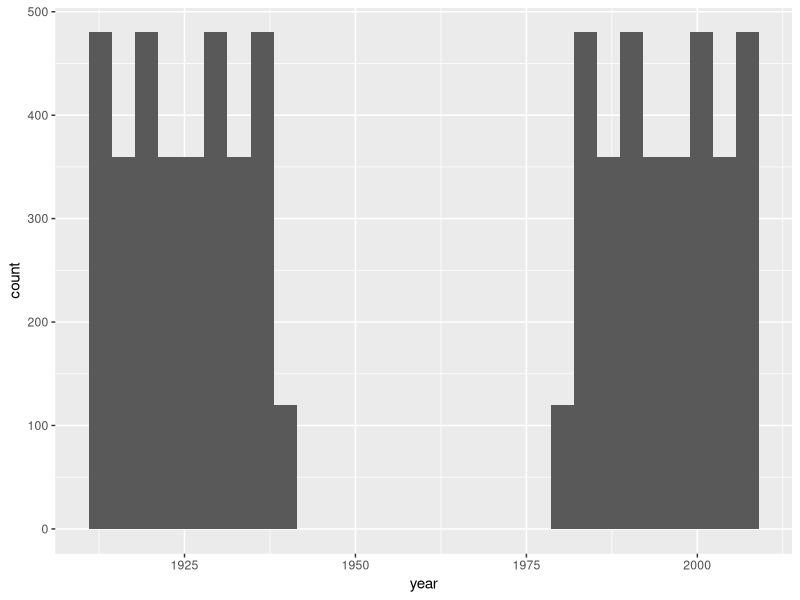
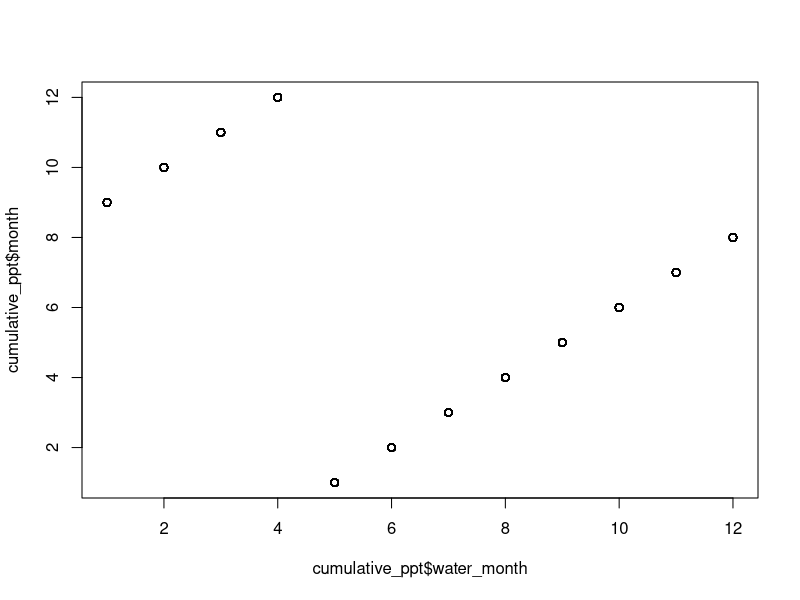
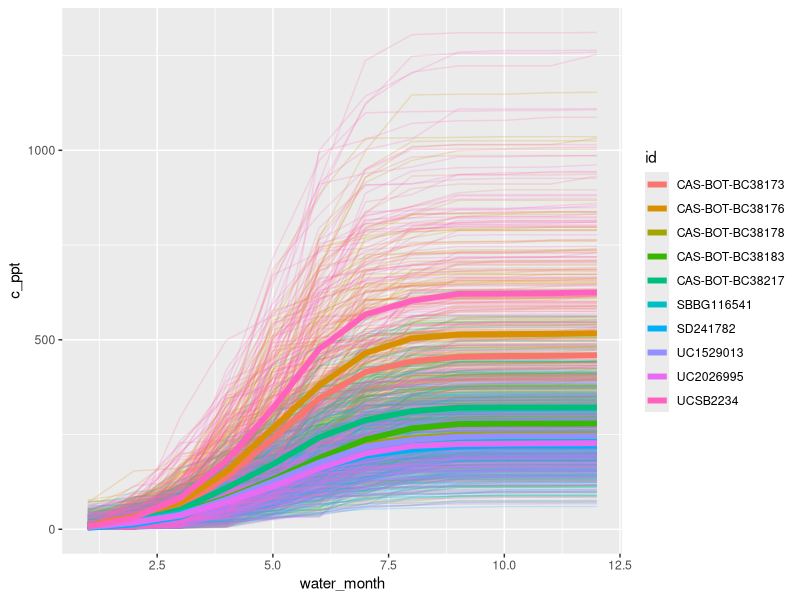
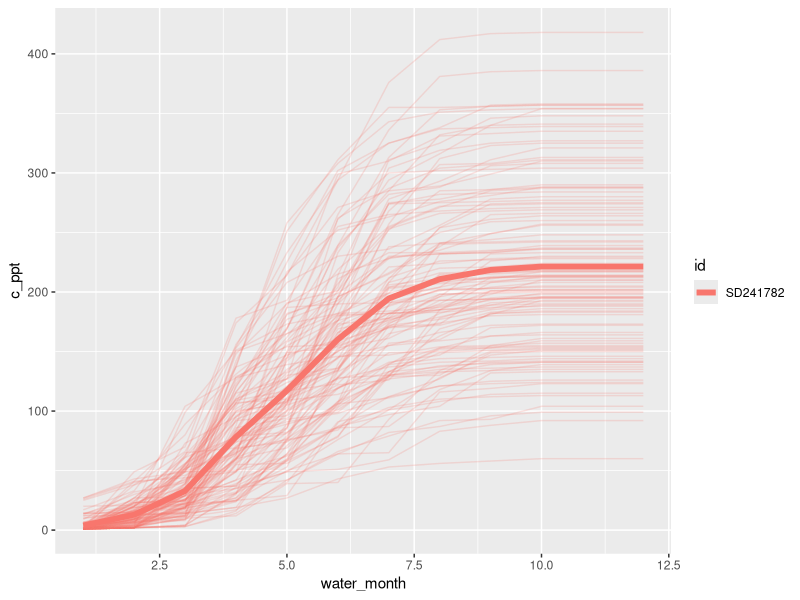

Write R code to recreate these figures, in order.
# Examples of dplyr functions for manipulating data 
# Megan Bontrager
# 5 May 2020

# See this cheatsheet for more info:
# https://github.com/rstudio/cheatsheets/raw/master/data-transformation.pdf

library(tidyverse)

# This example is with climate NA data, flint BCM script makes data tall already
# Steps are being done separately so you can look at intermediate files, but normally I would combine most of the steps into one chunk with pipes %>% (example given later)



# Pipes ----

# Pipes %>% are a different way of combining functions
# One way of applying 2 functions to a dataframe is like this:
# new_dataframe = function2(function1(old_dataframe, function1arguments), function2arguments)

# Alternaitvely:
# new_dataframe = old_dataframe %>% 
#   function1(arguments) %>% 
#   function2(arguments)

# Functions be arranged horizontally, but stacked is preferred
# new_dataframe = old_dataframe %>% function1(arguments) %>% function2(arguments)

# If you don't specify a new dataframe, the result will print to your console, but not be stored in your environment for future operations.
# You'll notice I do this in some examples so you can just see the head of the output

# When using pipes, you no longer specify dataframes in subsequent lines
# Like this:
# new_dataframe = old_dataframe %>% 
#   function1(column_name)
# Not this:
# new_dataframe = old_dataframe %>% 
#   function1(old_dataframe$column_name)

# Tidyverse functions generally don't require specifying dataframes with a $, and instead, the dataframe is the first argument, with the column separated by a comma
# new_dataframe = function1(old_dataframe, column_name)



# Read in data
wide_data = read_csv("data/climatena_input_1901-2013AMT.csv")

# This data has one row per combination of specimen and year, and columns for each of four variables in 12 months (month is the number in the variable name)
wide_data

table(wide_data$ID1)
names(wide_data)



# Pivot longer----
# Makes wide data tall

tall_data = wide_data %>% 
  pivot_longer(
    # Specify wwhich columns are being made taller (or which should not be)
    # Could list which columns shouldn't be made taller (i.e., the id columns):
    # cols = -c(Year, ID1, Latitude, Longitude, Elevation), 
    # Alternatively, can list which should be combined into one tall column.
    # Here I'm using the matches argument since there are 12*4 columns involved, too many to type out.
    # vertical bars mean "or"
    cols = matches("Tmax|Tmin|Tave|PPT"), 
    # specify the name of the new column with all these column names stacked up
    names_to = "variable",
    # specify name of values column where the cell contents are going
    values_to = "value"
    )
  
# Now we have a tall data frame that has a variable column, with all four varables in it:
tall_data



# Separate ----
# Splits a column into two or more

# It would be better to have month in a separate column from the variable type (i.e. PPT, 7 instead of PPT07):

split_month = tall_data %>% 
  # Separate splits a single column into 2+ columns
  # Can specify separating character (i.e., -, _) or the position to separate at, which is what I've done here
  # Convert means it will try to convert to the most logical column type
  separate(variable, -2, into = c("variable", "month"), convert = TRUE) # convert changes the number to an int, default is to a character
split_month
# Now variable and month are in separate columns


# Pivot wider ---- 
# Make tall data wide

# We would rather have one column for each climate variable type instead of all the climate variable types stacked into a single column
vars_columns = split_month %>% 
  pivot_wider(
    # Specify id columns that shouldn't be spread
    id_cols = c(Year, ID1, Latitude, Longitude, Elevation, month), 
    # Specify where new column names should come from
    names_from = variable, 
    # Specify where values should come from
    values_from = value)

vars_columns

# That's looking pretty useable
# For each site in a given year and month, we have four climate variables

# Compare to what we started with:
wide_data
vars_columns
# Much better



# Select ----
# Choose, reorder, rename columns

# Maybe we'd rather have year next to month when we look at the data
# Also, I like simpler names than some of these columns have now

data_reordered = vars_columns %>% 
  # With select, you can:  
  # choose a subset of columns in a frame
  # reorder columns (I did this, specified the first five and then everything else. If I left off everything it would pick only the columns specified by name)
  # rename columns (which I also did here, but could have included old names with out "=" if I just wanted to keep the name)
  # If you just wanted to rename columns, without dropping any or changing order, can use rename()
  # Helpful tricks: can use starts_with(), everything() etc.
  select(id = ID1, lat = Latitude, long = Longitude, elev = Elevation, year = Year, everything())
data_reordered

# If you want to drop a column, you just use "-"
# Eg. drop geographic info
no_geo = data_reordered %>% 
  select(-elev, -lat, -long)
no_geo
# Drop temperature columns
no_temp = data_reordered %>% 
  select(-starts_with("T"))
no_temp


# "Pull" selects a single column and makes it a vector rather than a data frame

lat = data_reordered %>% pull(lat)


# Put them all together ----

# All the major steps above can be consolidated into one chunk. This is usually the code format I'd end up with, though I might write it in steps while troubleshooting.

wide_data = read_csv("data/climatena_input_1901-2013AMT.csv") %>% 
  pivot_longer(
    cols = matches("Tmax|Tmin|Tave|PPT"),
    names_to = "variable",
    values_to = "value"
  ) %>%
  separate(variable, -2, into = c("variable", "month"), convert = TRUE) %>% 
  pivot_wider(
    id_cols = c(Year, ID1, Latitude, Longitude, Elevation, month), 
    names_from = variable, 
    values_from = value) %>% 
  select(id = ID1, lat = Latitude, long = Longitude, elev = Elevation, year = Year, everything())
data_reordered



# Distinct ----
# Keep unique combinations

# If we needed to just make a small table of the sites and their geographic info from this dataframe:
# (You'd probably already have this from before you extracted climate, but just for example's sake)

site_table = data_reordered %>% 
  # Select columns of interest
  select(id, lat, long, elev) %>% 
  # Keep only distinct combinations of these columns
  distinct() #  can use to check for duplicates (I.E. upgraded Unique)
site_table

# Now, some examples of summarizing and subsetting this data. 



# Filter ----
# Remove rows from a dataframe based on a condition

recent_clim = data_reordered %>% 
  filter(year > 1980)
# Notice how much smaller this dataframe is
dim(data_reordered)
dim(recent_clim)
summary(data_reordered$year)
summary(recent_clim$year)

# You can also include multiple conditions separated by & or |
clim_8010 = data_reordered %>% 
  filter(year > 1980 & year <= 2010)

# Other flavors of filter:
# Year matches a certain value
example = data_reordered %>% 
  filter(year == 2010)
example

# All years except a certain value
example = data_reordered %>% 
  filter(year != 2010)
example

# Can filter to only rows with ids in a vector of possible values 
example = data_reordered %>% 
  filter(id %in% c("SD241782", "UC1529013"))
# Can use any vector in the above, eg., a column from another dataframe
# This also works with a named vector in your environment, e.g., a list of sites from another dataframe or something.
# The above is equivalent to:
example = data_reordered %>% 
  filter(id == "SD241782"|id == "UC1529013")

# You can also pair with str functions to keep only rows where id contains a certain string, etc.
example = data_reordered %>% 
  filter(str_detect(id, "B") == TRUE)
table(example$id)
table(data_reordered$id)

# Can omit rows with ids in a vector of possible values 
example = data_reordered %>% 
  filter(!(id %in% c("SD241782", "UC1529013")))
example

# Vertical bar means "or"
example = data_reordered %>% 
  filter((year > 1980 & year < 2010) | (year > 1910 & year < 1940))
example

# Note you can wrap these piped chunks in plot code (but I usually don't except during data exploration or for testing)
ggplot(data = data_reordered %>% 
  filter(year > 1980 & year < 2010 | year > 1910 & year < 1940)) +
  geom_histogram(aes(x = year))

# Other useful filter operators: is.na(column), !is.na(), <=, >=



# Arrange ----
# Sorts rows
# Useful for quickly looking at which rows contain outliers, etc.

# Quick look at which sites/years/months were wettest:
data_reordered %>% arrange(-PPT)



# Count ----

# Count is kind of like table and returns counts for each unique combination of the specified variables
data_reordered %>% count(id)
data_reordered %>% count(id, year)



# Group by, mutate, summarize ----

# group_by is SUPER useful. It creates invisible group structure in your dataframe, and all subsequent functions are applied within those groups, until you change the grouping structure or ungroup.
# For a list of summary functions, see cheatsheet
# You can also use custom functions

clim_8010 %>% group_by(id)
# If you use group_by alone (which you wouldn't normally do), the only indication you'll see is text indicating how many groups you have near the top of the printout in the console

# You can specify multiple grouping factors
clim_8010 %>% group_by(id, month)

# group_by is usually used with nutate or summarize.
# mutate calculates within groups, but adds a column and doesn't drop rows. 
# summarize calculates within groups and retains only one row per group

# First, use mutate to calculate summed PPT at each site (across 30 years!)
clim1 = clim_8010 %>% 
  group_by(id) %>% 
  mutate(total_ppt = sum(PPT))
dim(clim1)
clim1
# See the new column?
table(clim1$total_ppt, clim1$id)
# Each site has one value for total ppt, but this is repeated in each of 360 rows

# In contrast, summarize:
clim2 = clim_8010 %>% 
  group_by(id) %>% 
  summarise(total_ppt = sum(PPT))
dim(clim2)
clim2
table(clim2$total_ppt, clim2$id)
# The only columns retained are the grouping variables and the calculated variables, and there is just one row per group

# If you want to retain other columns with summarize, you'll need to add them to the group_by line
# Keep an eye on your row numbers, if they increase when you add grouping variables, make sure that makes sense
# For example, here that might indicate a typo, since each id should have only one location
clim3 = clim_8010 %>% 
  group_by(id, lat, long, elev) %>% 
  summarise(total_ppt = sum(PPT))
clim3

# You can summarize multiple variables at once
clim4 = clim_8010 %>% 
  group_by(id, lat, long, elev) %>% 
  summarise(total_ppt = sum(PPT), 
            mean_temp = mean(Tave), 
            max_ppt = max(PPT))
clim4

# Same with mutate()
clim5 = clim_8010 %>% 
  group_by(id, lat, long, elev) %>% 
  mutate(total_ppt = sum(PPT), 
         mean_temp = mean(Tave), 
         max_ppt = max(PPT))
clim5

# mutate can be used with if_else
clim6 = clim_8010 %>% 
  group_by(id, lat, long, elev) %>% 
  mutate(pre1990 = if_else(year<1990, "yes", "no"))
clim6 %>% sample_n(10)
# I use sample n here to show 10 random rows, rather than the first 10, to check how a variety of years were coded

# Can also skip the if_else and just populate with true/false based on a condition
clim7 = clim_8010 %>% 
  group_by(id, lat, long, elev) %>% 
  mutate(pre1990 = year < 1990)
clim7 %>% sample_n(10)

# transmute is like mutate but drops all columns except the grouping columns and the new one
# I have never really encountered circumstances where I need to use transmute. 
clim_8010 %>% 
  group_by(id, lat, long, elev) %>% 
  transmute(total_ppt = sum(PPT))

# You can also get fancy with summarize _all, _if, _at (and mutate _all, _if, _at)

# summarize_all calculates summary functions for all non-grouping variables
# So here, we're calculating monthly means across the 30 years
# Month and year columns are no longer really useful, but illustrate what is happening
clim_8010 %>% 
  group_by(id, lat, long, elev) %>% 
  summarize_all(.funs = mean) 

# summarize_at calculates summary functions for specified variables
clim_8010 %>% 
  group_by(id, lat, long, elev) %>% 
  summarize_at(.funs = mean, vars(Tave, PPT))
clim_8010 %>% 
  group_by(id, lat, long, elev) %>% 
  # calculates summary for specified variables
  summarize_at(.funs = mean, vars(starts_with("T")))

# summarize_if calculates summary on certain column types
clim_8010 %>% 
  group_by(id, lat, long, elev) %>% 
  # calculates summary for specified variables
  summarize_if(.funs = mean, is.numeric)

  
  
  
# Cumulative functions ----

# A bit random and sloppy.

# Mutate can also be used with cumulative functions. This can be useful if you are looking at things like growing degree days, cumulative germination, etc. You need to pay attention to row order when using cumulative functions.
# Example: look at precipitation accumulation beginning in september of each year
# Will build up code so you can see the process
cumulative_ppt = data_reordered %>% 
  # First need to adjust months to make it easy to call september first month
  mutate(water_month = ifelse(month >= 9, month - 8, month + 4))
# Did that work? take a look
table(cumulative_ppt$water_month)
plot(cumulative_ppt$water_month, cumulative_ppt$month)

cumulative_ppt = data_reordered %>% 
  # First need to adjust months to make it easy to call september first month
  mutate(water_month = ifelse(month >= 9, month - 8, month + 4)) %>% 
  # Arrange by id, year, water month
  arrange(id, year, water_month)
cumulative_ppt

cumulative_ppt = data_reordered %>% 
  # First need to adjust months to make it easy to call september first month
  mutate(water_month = ifelse(month >= 9, month - 8, month + 4)) %>% 
  # Arrange by id, year, water month
  arrange(id, year, water_month) %>% 
  # Now want to group by site and year
  group_by(id, year) %>% 
  # And calculate cumulative ppt
  mutate(c_ppt = cumsum(PPT), 
         # Need to make a grouping variable if we want to plot lines individually (should be a way around this in the plot code?)
         gr = str_c(id, year))

# Filter to the month in each year where 100 mm of rain has accumulated, calculate mean month 
cumulative_ppt %>% 
  filter(c_ppt > 100) %>% 
  group_by(id, year) %>% 
  summarize(first_month = min(water_month)) %>% 
  group_by(id) %>% 
  summarise(mean_month = mean(first_month)) %>% 
  arrange(mean_month)
# Sept = 1, so dec = 4. almost 1.5 months different, on average between early and late sites
# Not sure this is actually how I'd look at inter-annual variation, just an example of how these functions work!

# Can also plot cumulative values (think lines for each year, thick lines for means)
ggplot() +
  geom_line(data = cumulative_ppt, aes(x = water_month, y = c_ppt, color = id, group = gr), alpha = 0.2)  +
  stat_summary(data = cumulative_ppt, geom = "line", aes(x = water_month, y = c_ppt, color = id), size = 2) 
# Chaotic plot, but just an example

# Can use filter in plot code
ggplot() +
  geom_line(data = filter(cumulative_ppt, id == "SD241782"), aes(x = water_month, y = c_ppt, color = id, group = gr), alpha = 0.2)  +
  stat_summary(data = filter(cumulative_ppt, id == "SD241782"), geom = "line", aes(x = water_month, y = c_ppt, color = id), size = 2) 

